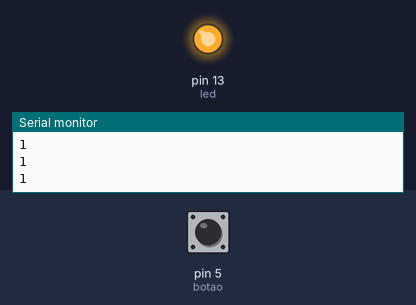
This sketch was run on a simulated Arduino Uno, built with avr-gcc and run on an emulated ATmega328P. Parts: output pins drawn as LEDs (lit = HIGH), the last lines printed to the serial monitor. Inputs (shaded band) come from the test bench; at power-on: pin 5 (botao) HIGH.

Above: at 1.4 s.
1.5 s: pin 5 (botao) pulled LOW for 0.35 s
At 1.9 s:
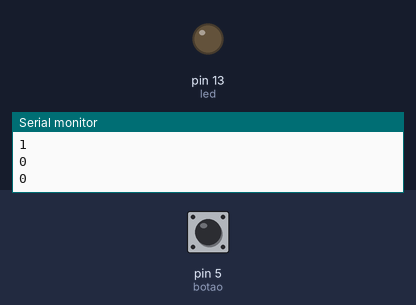
3.6 s: pin 5 (botao) pulled LOW for 3.2 s
At 7.9 s:
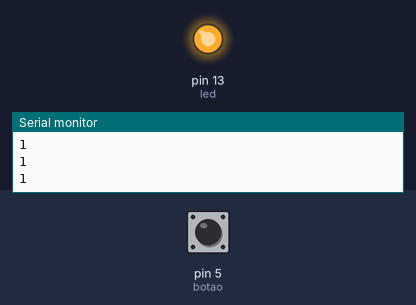
Timing chart, 0 to 9.4 s (numbered marks = the images above; inputs shaded):
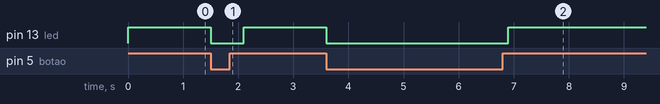

The sketch:

BotaoAcendeLedResistorArduino.ino
```cpp
/*
Botão
Programa onde você aperta um botão e o led acende

Usando o resistor Interno do Arduino
*/

int led = 13;
int botao = 5;

int estado_do_botao = 0;

void setup(){
	pinMode(led, OUTPUT);
	pinMode(botao, INPUT_PULLUP);

	Serial.begin(9600);
	Serial.println("Começou");
}

void loop(){
	estado_do_botao = digitalRead(botao);
	Serial.println(estado_do_botao);

  	digitalWrite(led, estado_do_botao);

  	/*if(estado_do_botao == 1){
		digitalWrite(led, 1);
    }else{
		digitalWrite(led, 0);
    }*/

	delay(300);
}
```

Measured:
- after the input at 1.5 s, pin 13 (led): HIGH → LOW at once, → HIGH 0.60 s later
- after the input at 3.6 s, pin 13 (led): HIGH → LOW at once, → HIGH 3.3 s later
